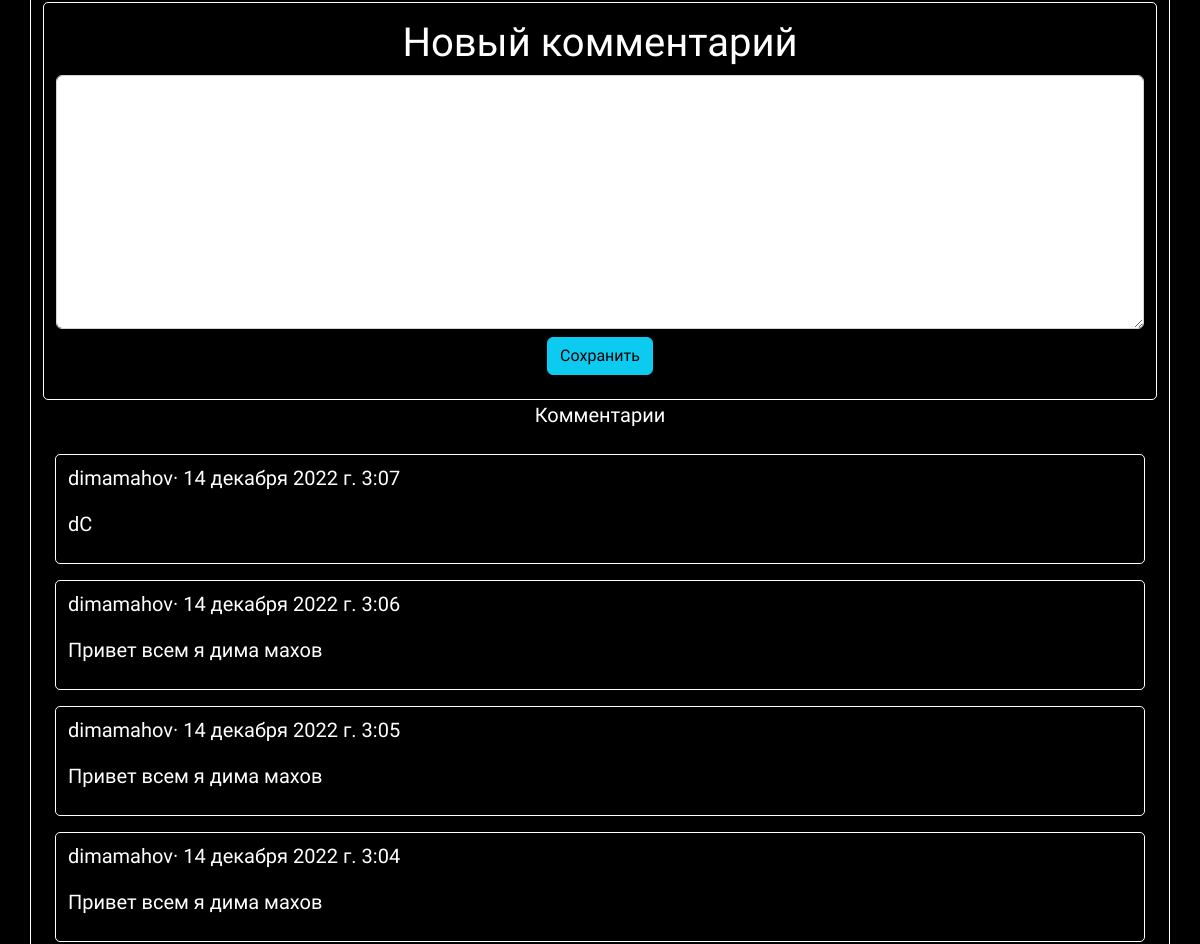
The page /news/1/ (signed in, middle part) on the database as committed earlier.
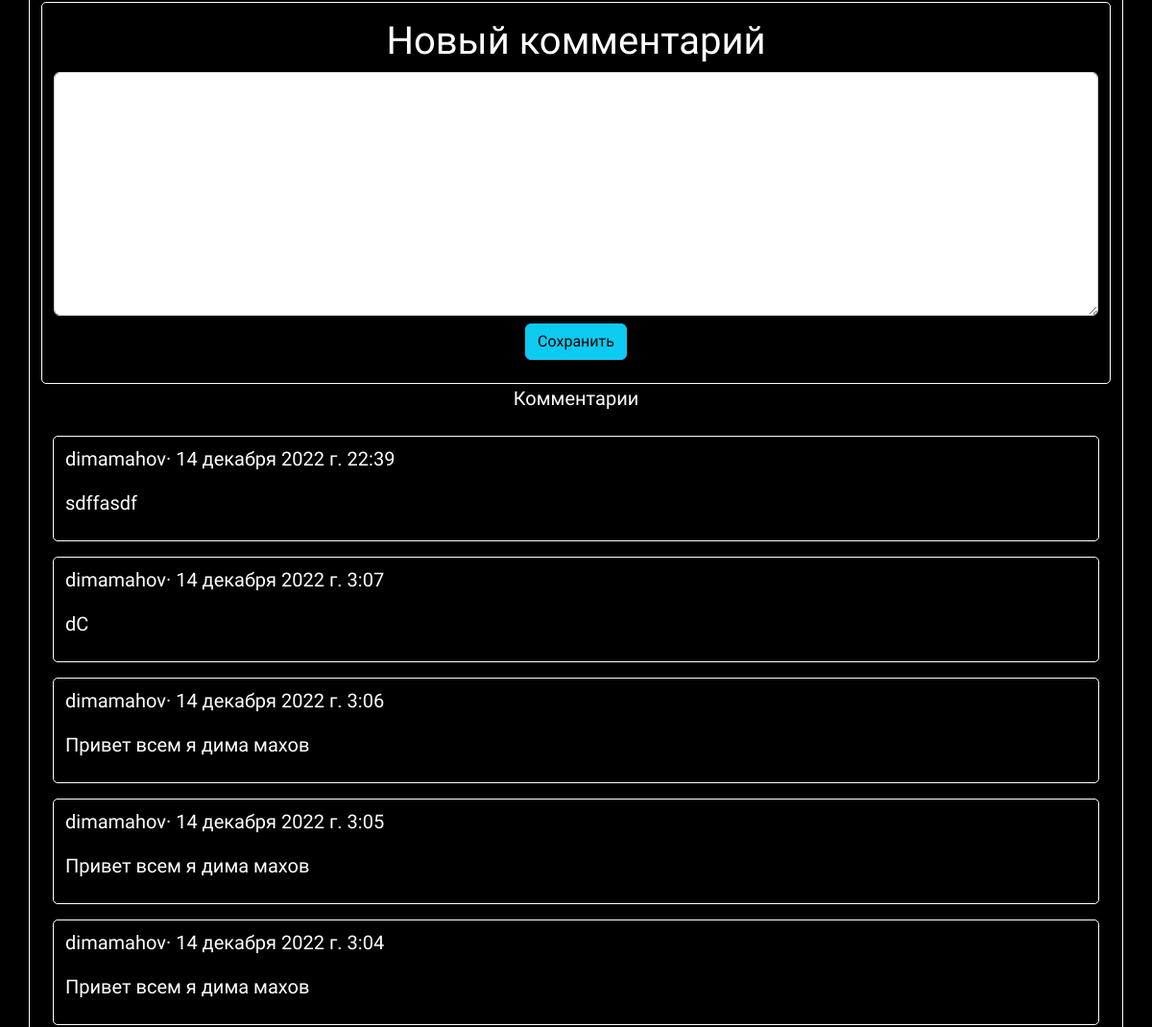
The same page on the database as committed later.
### news/models.py (models this page shows, shortened)
class Comment(models.Model):
    news = models.ForeignKey(News, on_delete=models.CASCADE, related_name='comments')
    comment = models.TextField()
    date_comment = models.DateTimeField(auto_now_add=True)
    author = models.ForeignKey(
        settings.AUTH_USER_MODEL,
        on_delete=models.CASCADE,
    )
    def __str__(self):
        return self.comment

### users/models.py (models this page shows)
class CustomUser(AbstractUser):
    first_name = models.CharField(max_length=255)
    last_name = models.CharField(max_length=255)
    email = models.EmailField()
    image = models.ImageField(upload_to='static/img/', default='static/img/avatar.png')

### news/views.py (the view, shortened to what this page needs)
# urls.py: path('<int:pk>/', views.NewsDetailView.as_view(), name='news_detail'),
class NewsDetailView(DetailView):
    model = models.News
    template_name = 'news_detail.html'
    login_url = 'login'

### templates/news_detail.html (shortened to what this page needs)
    {% extends 'base.html'%}
    {% load static %}
    {% load crispy_forms_tags %}
    {% block content %}
    <div class="container jumbo-trone text-white text-center">
    <div class="card-footer text-center">
        {% if user.is_authenticated %}
        <div class="container jumbo-trone text-white text-center py-3">
            <h1>Новый комментарий</h1>
            <form method="post">
                <textarea class="form-control" cols="50" rows="10" name="comment"></textarea>
             <button class="btn btn-info m-2" type="submit">Сохранить</button>
            </form>
        </div>
        {% else %}
        <p><a href="{% url 'login' %}">Aвторизируетесь</a> на сайты чтобы оставлять комментарии под новостью</p>
        {% endif %}
        <p>Комментарии</p>
        <div class="container text-white text-start py-2 d-flex flex-column-reverse gap-3">
        {% for comment in news.comments.all %}
        <div class="container jumbo-trone text-white text-start py-2 ">
        <p>
          <span class="font-weight-bold">{{ comment.author }}&middot {{ comment.date_comment }}</span>
          <p>{{ comment }}</p>
        </p>
            </div>
            {% endfor %}
        </div>
        </div>
    </div>
    {% endblock content %}

Rows that differ between the two databases and show on the page:
added Comment: author "dimamahov", date_comment "14 декабря 2022 г. 22:39", comment "sdffasdf"
